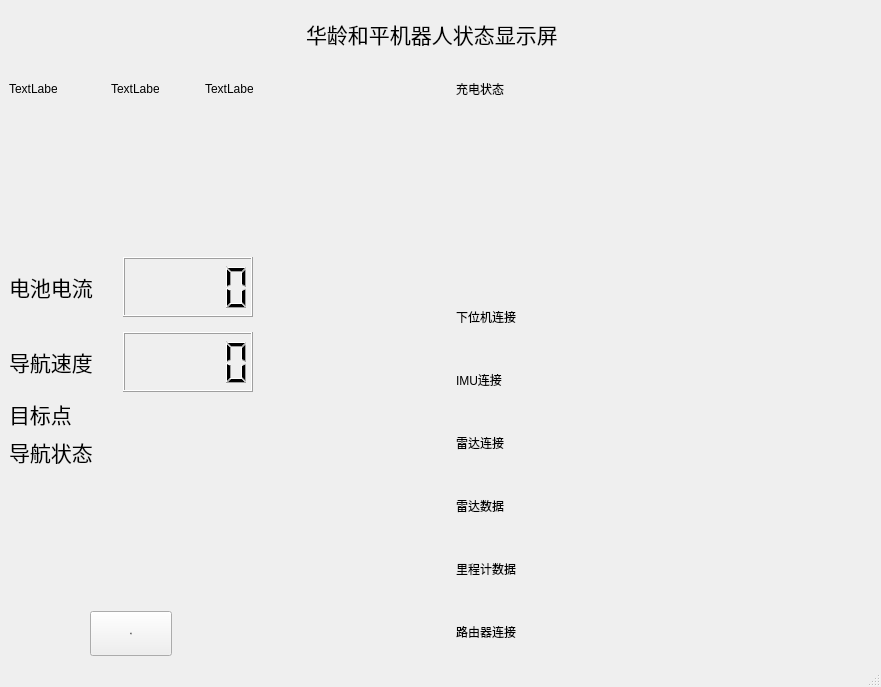
<?xml version="1.0" encoding="UTF-8"?>
<ui version="4.0">
 <class>MainWindowDesign</class>
 <widget class="QMainWindow" name="MainWindowDesign">
  <property name="geometry">
   <rect>
    <x>0</x>
    <y>0</y>
    <width>881</width>
    <height>687</height>
   </rect>
  </property>
  <property name="windowTitle">
   <string>华龄和平机器人状态显示屏</string>
  </property>
  <property name="windowIcon">
   <iconset resource="../resources/images.qrc">
    <normaloff>:/images/icon.png</normaloff>:/images/icon.png</iconset>
  </property>
  <property name="styleSheet">
   <string notr="true">QLabel{
font: 16pt &quot;Inconsolata&quot;;

}</string>
  </property>
  <property name="locale">
   <locale language="English" country="Australia"/>
  </property>
  <widget class="QWidget" name="centralwidget">
   <layout class="QGridLayout" name="gridLayout">
    <item row="0" column="0">
     <layout class="QVBoxLayout" name="verticalLayout_6">
      <item>
       <layout class="QHBoxLayout" name="horizontalLayout_17">
        <item>
         <spacer name="horizontalSpacer_6">
          <property name="orientation">
           <enum>Qt::Horizontal</enum>
          </property>
          <property name="sizeHint" stdset="0">
           <size>
            <width>40</width>
            <height>20</height>
           </size>
          </property>
         </spacer>
        </item>
        <item>
         <widget class="QLabel" name="title">
          <property name="minimumSize">
           <size>
            <width>270</width>
            <height>50</height>
           </size>
          </property>
          <property name="font">
           <font>
            <family>Inconsolata</family>
            <pointsize>16</pointsize>
            <weight>50</weight>
            <italic>false</italic>
            <bold>false</bold>
           </font>
          </property>
          <property name="text">
           <string>华龄和平机器人状态显示屏</string>
          </property>
         </widget>
        </item>
        <item>
         <spacer name="horizontalSpacer_7">
          <property name="orientation">
           <enum>Qt::Horizontal</enum>
          </property>
          <property name="sizeHint" stdset="0">
           <size>
            <width>40</width>
            <height>20</height>
           </size>
          </property>
         </spacer>
        </item>
       </layout>
      </item>
      <item>
       <layout class="QHBoxLayout" name="horizontalLayout_16">
        <item>
         <layout class="QVBoxLayout" name="verticalLayout_4">
          <item>
           <layout class="QHBoxLayout" name="horizontalLayout_15">
            <item>
             <widget class="QLabel" name="emergency">
              <property name="minimumSize">
               <size>
                <width>48</width>
                <height>48</height>
               </size>
              </property>
              <property name="maximumSize">
               <size>
                <width>48</width>
                <height>48</height>
               </size>
              </property>
              <property name="text">
               <string>TextLabel</string>
              </property>
             </widget>
            </item>
            <item>
             <spacer name="horizontalSpacer_4">
              <property name="orientation">
               <enum>Qt::Horizontal</enum>
              </property>
              <property name="sizeHint" stdset="0">
               <size>
                <width>48</width>
                <height>38</height>
               </size>
              </property>
             </spacer>
            </item>
            <item>
             <widget class="QLabel" name="wave">
              <property name="minimumSize">
               <size>
                <width>48</width>
                <height>48</height>
               </size>
              </property>
              <property name="maximumSize">
               <size>
                <width>48</width>
                <height>48</height>
               </size>
              </property>
              <property name="text">
               <string>TextLabel</string>
              </property>
             </widget>
            </item>
            <item>
             <spacer name="horizontalSpacer_8">
              <property name="orientation">
               <enum>Qt::Horizontal</enum>
              </property>
              <property name="sizeHint" stdset="0">
               <size>
                <width>40</width>
                <height>20</height>
               </size>
              </property>
             </spacer>
            </item>
            <item>
             <widget class="QLabel" name="lift">
              <property name="minimumSize">
               <size>
                <width>48</width>
                <height>48</height>
               </size>
              </property>
              <property name="maximumSize">
               <size>
                <width>48</width>
                <height>48</height>
               </size>
              </property>
              <property name="text">
               <string>TextLabel</string>
              </property>
             </widget>
            </item>
           </layout>
          </item>
          <item>
           <spacer name="verticalSpacer_3">
            <property name="orientation">
             <enum>Qt::Vertical</enum>
            </property>
            <property name="sizeHint" stdset="0">
             <size>
              <width>20</width>
              <height>40</height>
             </size>
            </property>
           </spacer>
          </item>
          <item>
           <layout class="QVBoxLayout" name="verticalLayout_2">
            <property name="spacing">
             <number>15</number>
            </property>
            <item>
             <layout class="QHBoxLayout" name="horizontalLayout_11">
              <item>
               <widget class="QLabel" name="label_7">
                <property name="font">
                 <font>
                  <family>Inconsolata</family>
                  <pointsize>16</pointsize>
                  <weight>50</weight>
                  <italic>false</italic>
                  <bold>false</bold>
                 </font>
                </property>
                <property name="text">
                 <string>电池电流</string>
                </property>
               </widget>
              </item>
              <item>
               <widget class="QLCDNumber" name="cur">
                <property name="minimumSize">
                 <size>
                  <width>130</width>
                  <height>60</height>
                 </size>
                </property>
                <property name="font">
                 <font>
                  <pointsize>-1</pointsize>
                 </font>
                </property>
               </widget>
              </item>
             </layout>
            </item>
            <item>
             <layout class="QHBoxLayout" name="horizontalLayout_10">
              <item>
               <widget class="QLabel" name="label_6">
                <property name="font">
                 <font>
                  <family>Inconsolata</family>
                  <pointsize>16</pointsize>
                  <weight>50</weight>
                  <italic>false</italic>
                  <bold>false</bold>
                 </font>
                </property>
                <property name="text">
                 <string>导航速度</string>
                </property>
               </widget>
              </item>
              <item>
               <widget class="QLCDNumber" name="speed">
                <property name="minimumSize">
                 <size>
                  <width>130</width>
                  <height>60</height>
                 </size>
                </property>
                <property name="font">
                 <font>
                  <pointsize>-1</pointsize>
                 </font>
                </property>
               </widget>
              </item>
             </layout>
            </item>
           </layout>
          </item>
          <item>
           <layout class="QVBoxLayout" name="verticalLayout_3">
            <item>
             <layout class="QHBoxLayout" name="horizontalLayout_13">
              <item>
               <widget class="QLabel" name="label_4">
                <property name="maximumSize">
                 <size>
                  <width>72</width>
                  <height>16777215</height>
                 </size>
                </property>
                <property name="font">
                 <font>
                  <family>Inconsolata</family>
                  <pointsize>16</pointsize>
                  <weight>50</weight>
                  <italic>false</italic>
                  <bold>false</bold>
                 </font>
                </property>
                <property name="text">
                 <string>目标点</string>
                </property>
               </widget>
              </item>
              <item>
               <widget class="QLabel" name="name">
                <property name="text">
                 <string/>
                </property>
               </widget>
              </item>
             </layout>
            </item>
            <item>
             <layout class="QHBoxLayout" name="horizontalLayout_12">
              <item>
               <widget class="QLabel" name="label_5">
                <property name="maximumSize">
                 <size>
                  <width>90</width>
                  <height>16777215</height>
                 </size>
                </property>
                <property name="font">
                 <font>
                  <family>Inconsolata</family>
                  <pointsize>16</pointsize>
                  <weight>50</weight>
                  <italic>false</italic>
                  <bold>false</bold>
                 </font>
                </property>
                <property name="text">
                 <string>导航状态</string>
                </property>
                <property name="textFormat">
                 <enum>Qt::AutoText</enum>
                </property>
               </widget>
              </item>
              <item>
               <widget class="QLabel" name="statusMsg">
                <property name="text">
                 <string/>
                </property>
               </widget>
              </item>
             </layout>
            </item>
           </layout>
          </item>
          <item>
           <spacer name="verticalSpacer">
            <property name="orientation">
             <enum>Qt::Vertical</enum>
            </property>
            <property name="sizeHint" stdset="0">
             <size>
              <width>20</width>
              <height>40</height>
             </size>
            </property>
           </spacer>
          </item>
          <item>
           <layout class="QHBoxLayout" name="horizontalLayout_14">
            <item>
             <spacer name="horizontalSpacer_3">
              <property name="orientation">
               <enum>Qt::Horizontal</enum>
              </property>
              <property name="sizeHint" stdset="0">
               <size>
                <width>40</width>
                <height>20</height>
               </size>
              </property>
             </spacer>
            </item>
            <item>
             <widget class="QPushButton" name="quit_button">
              <property name="minimumSize">
               <size>
                <width>82</width>
                <height>45</height>
               </size>
              </property>
              <property name="font">
               <font>
                <pointsize>-1</pointsize>
                <underline>false</underline>
                <strikeout>false</strikeout>
               </font>
              </property>
              <property name="text">
               <string>退出</string>
              </property>
             </widget>
            </item>
            <item>
             <spacer name="horizontalSpacer_2">
              <property name="orientation">
               <enum>Qt::Horizontal</enum>
              </property>
              <property name="sizeHint" stdset="0">
               <size>
                <width>40</width>
                <height>20</height>
               </size>
              </property>
             </spacer>
            </item>
           </layout>
          </item>
         </layout>
        </item>
        <item>
         <spacer name="horizontalSpacer">
          <property name="orientation">
           <enum>Qt::Horizontal</enum>
          </property>
          <property name="sizeHint" stdset="0">
           <size>
            <width>40</width>
            <height>20</height>
           </size>
          </property>
         </spacer>
        </item>
        <item>
         <layout class="QVBoxLayout" name="verticalLayout_5">
          <item>
           <layout class="QHBoxLayout" name="horizontalLayout_9">
            <property name="spacing">
             <number>10</number>
            </property>
            <item>
             <layout class="QHBoxLayout" name="horizontalLayout_8">
              <item>
               <widget class="QLabel" name="label">
                <property name="text">
                 <string>充电状态</string>
                </property>
               </widget>
              </item>
              <item>
               <widget class="QLabel" name="charger">
                <property name="minimumSize">
                 <size>
                  <width>48</width>
                  <height>48</height>
                 </size>
                </property>
                <property name="maximumSize">
                 <size>
                  <width>48</width>
                  <height>48</height>
                 </size>
                </property>
                <property name="text">
                 <string/>
                </property>
               </widget>
              </item>
             </layout>
            </item>
            <item>
             <layout class="QHBoxLayout" name="horizontalLayout_7">
              <property name="spacing">
               <number>10</number>
              </property>
              <item>
               <widget class="QLabel" name="rsocNum">
                <property name="minimumSize">
                 <size>
                  <width>45</width>
                  <height>45</height>
                 </size>
                </property>
                <property name="maximumSize">
                 <size>
                  <width>45</width>
                  <height>45</height>
                 </size>
                </property>
                <property name="text">
                 <string/>
                </property>
               </widget>
              </item>
              <item>
               <widget class="QLabel" name="battery">
                <property name="minimumSize">
                 <size>
                  <width>48</width>
                  <height>48</height>
                 </size>
                </property>
                <property name="maximumSize">
                 <size>
                  <width>48</width>
                  <height>48</height>
                 </size>
                </property>
                <property name="text">
                 <string/>
                </property>
               </widget>
              </item>
             </layout>
            </item>
           </layout>
          </item>
          <item>
           <spacer name="verticalSpacer_2">
            <property name="orientation">
             <enum>Qt::Vertical</enum>
            </property>
            <property name="sizeHint" stdset="0">
             <size>
              <width>20</width>
              <height>40</height>
             </size>
            </property>
           </spacer>
          </item>
          <item>
           <layout class="QVBoxLayout" name="verticalLayout">
            <property name="spacing">
             <number>15</number>
            </property>
            <item>
             <layout class="QHBoxLayout" name="horizontalLayout">
              <item>
               <widget class="QLabel" name="label_8">
                <property name="minimumSize">
                 <size>
                  <width>111</width>
                  <height>0</height>
                 </size>
                </property>
                <property name="text">
                 <string>下位机连接</string>
                </property>
               </widget>
              </item>
              <item>
               <widget class="QLabel" name="mcu">
                <property name="minimumSize">
                 <size>
                  <width>48</width>
                  <height>48</height>
                 </size>
                </property>
                <property name="maximumSize">
                 <size>
                  <width>48</width>
                  <height>48</height>
                 </size>
                </property>
                <property name="text">
                 <string/>
                </property>
               </widget>
              </item>
             </layout>
            </item>
            <item>
             <layout class="QHBoxLayout" name="horizontalLayout_2">
              <item>
               <widget class="QLabel" name="label_9">
                <property name="text">
                 <string>IMU连接</string>
                </property>
               </widget>
              </item>
              <item>
               <widget class="QLabel" name="imu">
                <property name="minimumSize">
                 <size>
                  <width>48</width>
                  <height>48</height>
                 </size>
                </property>
                <property name="maximumSize">
                 <size>
                  <width>48</width>
                  <height>48</height>
                 </size>
                </property>
                <property name="text">
                 <string/>
                </property>
               </widget>
              </item>
             </layout>
            </item>
            <item>
             <layout class="QHBoxLayout" name="horizontalLayout_3">
              <item>
               <widget class="QLabel" name="label_10">
                <property name="text">
                 <string>雷达连接</string>
                </property>
               </widget>
              </item>
              <item>
               <widget class="QLabel" name="laserCon">
                <property name="minimumSize">
                 <size>
                  <width>48</width>
                  <height>48</height>
                 </size>
                </property>
                <property name="maximumSize">
                 <size>
                  <width>48</width>
                  <height>48</height>
                 </size>
                </property>
                <property name="text">
                 <string/>
                </property>
               </widget>
              </item>
             </layout>
            </item>
            <item>
             <layout class="QHBoxLayout" name="horizontalLayout_4">
              <item>
               <widget class="QLabel" name="label_11">
                <property name="text">
                 <string>雷达数据</string>
                </property>
               </widget>
              </item>
              <item>
               <widget class="QLabel" name="laserData">
                <property name="minimumSize">
                 <size>
                  <width>48</width>
                  <height>48</height>
                 </size>
                </property>
                <property name="maximumSize">
                 <size>
                  <width>48</width>
                  <height>48</height>
                 </size>
                </property>
                <property name="text">
                 <string/>
                </property>
               </widget>
              </item>
             </layout>
            </item>
            <item>
             <layout class="QHBoxLayout" name="horizontalLayout_5">
              <item>
               <widget class="QLabel" name="label_12">
                <property name="text">
                 <string>里程计数据</string>
                </property>
               </widget>
              </item>
              <item>
               <widget class="QLabel" name="odom">
                <property name="minimumSize">
                 <size>
                  <width>48</width>
                  <height>48</height>
                 </size>
                </property>
                <property name="maximumSize">
                 <size>
                  <width>48</width>
                  <height>48</height>
                 </size>
                </property>
                <property name="text">
                 <string/>
                </property>
               </widget>
              </item>
             </layout>
            </item>
            <item>
             <layout class="QHBoxLayout" name="horizontalLayout_6">
              <item>
               <widget class="QLabel" name="label_13">
                <property name="minimumSize">
                 <size>
                  <width>111</width>
                  <height>0</height>
                 </size>
                </property>
                <property name="text">
                 <string>路由器连接</string>
                </property>
               </widget>
              </item>
              <item>
               <widget class="QLabel" name="router">
                <property name="minimumSize">
                 <size>
                  <width>48</width>
                  <height>48</height>
                 </size>
                </property>
                <property name="maximumSize">
                 <size>
                  <width>48</width>
                  <height>48</height>
                 </size>
                </property>
                <property name="text">
                 <string/>
                </property>
               </widget>
              </item>
             </layout>
            </item>
           </layout>
          </item>
         </layout>
        </item>
        <item>
         <spacer name="horizontalSpacer_5">
          <property name="orientation">
           <enum>Qt::Horizontal</enum>
          </property>
          <property name="sizeHint" stdset="0">
           <size>
            <width>40</width>
            <height>20</height>
           </size>
          </property>
         </spacer>
        </item>
       </layout>
      </item>
     </layout>
    </item>
   </layout>
  </widget>
  <widget class="QStatusBar" name="statusbar"/>
 </widget>
 <resources>
  <include location="../resources/images.qrc"/>
 </resources>
 <connections/>
</ui>
